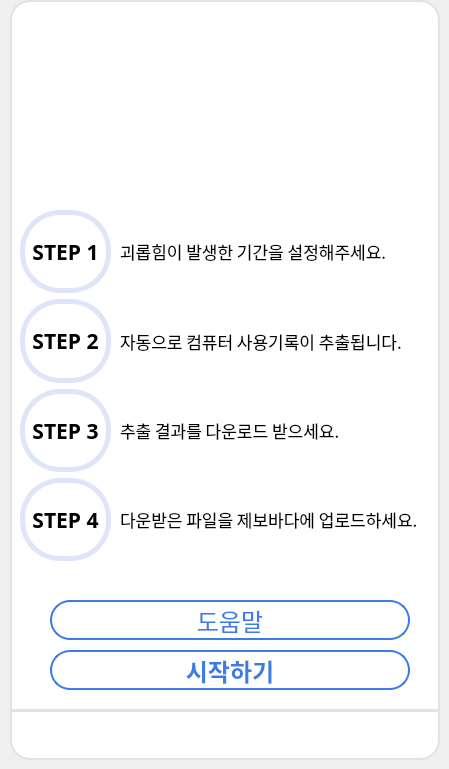
    <widget class="QWidget" name="page">
     <widget class="QLabel" name="label">
      <property name="geometry">
       <rect>
        <x>10</x>
        <y>0</y>
        <width>430</width>
        <height>711</height>
       </rect>
      </property>
      <property name="styleSheet">
       <string notr="true">background-color: rgb(255, 255, 255);
border-top-left-radius: 20px;
border-top-right-radius: 20px;
border: 2px solid #E2E2E2;</string>
      </property>
      <property name="text">
       <string/>
      </property>
     </widget>
     <widget class="QLabel" name="label_2">
      <property name="geometry">
       <rect>
        <x>10</x>
        <y>710</y>
        <width>430</width>
        <height>50</height>
       </rect>
      </property>
      <property name="styleSheet">
       <string notr="true">background-color: white;
border-bottom-left-radius: 20px;
border-bottom-right-radius: 20px;
border: 2px solid #E2E2E2;</string>
      </property>
      <property name="text">
       <string/>
      </property>
     </widget>
     <widget class="QWidget" name="horizontalLayoutWidget_2">
      <property name="geometry">
       <rect>
        <x>340</x>
        <y>20</y>
        <width>86</width>
        <height>31</height>
       </rect>
      </property>
      <layout class="QHBoxLayout" name="horizontalLayout_2">
       <item>
        <widget class="QPushButton" name="minBtn_main">
         <property name="cursor">
          <cursorShape>ArrowCursor</cursorShape>
         </property>
         <property name="styleSheet">
          <string notr="true">QPushButton
{
	background-color: rgb(255,255,255);
	border-radius: 8px;
}
QPushButton::hover
{
	background-color: #D3D3D3;
	border-radius: 8px;
}</string>
         </property>
         <property name="text">
          <string/>
         </property>
         <property name="icon">
          <iconset>
           <normaloff>icons/minimize.png</normaloff>icons/minimize.png</iconset>
         </property>
        </widget>
       </item>
       <item>
        <widget class="QPushButton" name="maxBtn_main">
         <property name="styleSheet">
          <string notr="true">QPushButton
{
	background-color: rgb(255,255,255);
	border-radius: 8px;
}
QPushButton::hover
{
	background-color: #D3D3D3;
	border-radius: 8px;
}</string>
         </property>
         <property name="text">
          <string/>
         </property>
         <property name="icon">
          <iconset>
           <normaloff>icons/maximize.jpg</normaloff>icons/maximize.jpg</iconset>
         </property>
        </widget>
       </item>
       <item>
        <widget class="QPushButton" name="exitBtn_main">
         <property name="cursor">
          <cursorShape>ArrowCursor</cursorShape>
         </property>
         <property name="styleSheet">
          <string notr="true">QPushButton
{
	background-color: rgb(255,255,255);
	border-radius: 8px;
}
QPushButton::hover
{
	background-color: #D3D3D3;
	border-radius: 8px;
}</string>
         </property>
         <property name="text">
          <string/>
         </property>
         <property name="icon">
          <iconset>
           <normaloff>icons/close.png</normaloff>icons/close.png</iconset>
         </property>
        </widget>
       </item>
      </layout>
     </widget>
     <widget class="QWidget" name="verticalLayoutWidget">
      <property name="geometry">
       <rect>
        <x>20</x>
        <y>210</y>
        <width>91</width>
        <height>351</height>
       </rect>
      </property>
      <layout class="QVBoxLayout" name="verticalLayout_3">
       <item>
        <widget class="QLabel" name="label_step1">
         <property name="font">
          <font>
           <family>나눔스퀘어 Bold</family>
           <pointsize>16</pointsize>
           <weight>75</weight>
           <bold>true</bold>
          </font>
         </property>
         <property name="styleSheet">
          <string notr="true">border-radius: 40;
border: 5px solid #DEE5F8;</string>
         </property>
         <property name="text">
          <string>STEP 1</string>
         </property>
         <property name="alignment">
          <set>Qt::AlignCenter</set>
         </property>
        </widget>
       </item>
       <item>
        <widget class="QLabel" name="label_45">
         <property name="font">
          <font>
           <family>나눔스퀘어 Bold</family>
           <pointsize>16</pointsize>
           <weight>75</weight>
           <bold>true</bold>
          </font>
         </property>
         <property name="styleSheet">
          <string notr="true">border-radius: 40;
border: 5px solid #DEE5F8;</string>
         </property>
         <property name="text">
          <string>STEP 2</string>
         </property>
         <property name="alignment">
          <set>Qt::AlignCenter</set>
         </property>
        </widget>
       </item>
       <item>
        <widget class="QLabel" name="label_46">
         <property name="font">
          <font>
           <family>나눔스퀘어 Bold</family>
           <pointsize>16</pointsize>
           <weight>75</weight>
           <bold>true</bold>
          </font>
         </property>
         <property name="styleSheet">
          <string notr="true">border-radius: 40;
border: 5px solid #DEE5F8;</string>
         </property>
         <property name="text">
          <string>STEP 3</string>
         </property>
         <property name="alignment">
          <set>Qt::AlignCenter</set>
         </property>
        </widget>
       </item>
       <item>
        <widget class="QLabel" name="label_47">
         <property name="font">
          <font>
           <family>나눔스퀘어 Bold</family>
           <pointsize>16</pointsize>
           <weight>75</weight>
           <bold>true</bold>
          </font>
         </property>
         <property name="styleSheet">
          <string notr="true">border-radius: 40;
border: 5px solid #DEE5F8;</string>
         </property>
         <property name="text">
          <string>STEP 4</string>
         </property>
         <property name="alignment">
          <set>Qt::AlignCenter</set>
         </property>
        </widget>
       </item>
      </layout>
     </widget>
     <widget class="QWidget" name="verticalLayoutWidget_3">
      <property name="geometry">
       <rect>
        <x>120</x>
        <y>210</y>
        <width>301</width>
        <height>351</height>
       </rect>
      </property>
      <layout class="QVBoxLayout" name="verticalLayout_4">
       <item>
        <widget class="QLabel" name="label_11">
         <property name="font">
          <font>
           <family>나눔스퀘어</family>
           <pointsize>13</pointsize>
           <weight>50</weight>
           <bold>false</bold>
          </font>
         </property>
         <property name="text">
          <string>괴롭힘이 발생한 기간을 설정해주세요.</string>
         </property>
        </widget>
       </item>
       <item>
        <widget class="QLabel" name="label_10">
         <property name="font">
          <font>
           <family>나눔스퀘어</family>
           <pointsize>13</pointsize>
           <weight>50</weight>
           <bold>false</bold>
          </font>
         </property>
         <property name="text">
          <string>자동으로 컴퓨터 사용기록이 추출됩니다.</string>
         </property>
        </widget>
       </item>
       <item>
        <widget class="QLabel" name="label_12">
         <property name="font">
          <font>
           <family>나눔스퀘어</family>
           <pointsize>13</pointsize>
           <weight>50</weight>
           <bold>false</bold>
          </font>
         </property>
         <property name="text">
          <string>추출 결과를 다운로드 받으세요.</string>
         </property>
        </widget>
       </item>
       <item>
        <widget class="QLabel" name="label_13">
         <property name="font">
          <font>
           <family>나눔스퀘어</family>
           <pointsize>13</pointsize>
           <weight>50</weight>
           <bold>false</bold>
          </font>
         </property>
         <property name="text">
          <string>다운받은 파일을 제보바다에 업로드하세요.</string>
         </property>
        </widget>
       </item>
      </layout>
     </widget>
     <widget class="QPushButton" name="nextBtn_main">
      <property name="geometry">
       <rect>
        <x>50</x>
        <y>650</y>
        <width>360</width>
        <height>40</height>
       </rect>
      </property>
      <property name="font">
       <font>
        <family>나눔스퀘어 Bold</family>
        <pointsize>18</pointsize>
        <weight>75</weight>
        <bold>true</bold>
       </font>
      </property>
      <property name="cursor">
       <cursorShape>PointingHandCursor</cursorShape>
      </property>
      <property name="styleSheet">
       <string notr="true">QPushButton
{
	color: #3D7BE6;
	background-color: white;
	border: 2px solid #3D7BE6;
	border-radius: 20px;
}
QPushButton::hover
{
	color: white;
	background-color: #3D7BE6;
	border-radius: 20px;
}
QPushButton::pressed
{
	color: white;
	background-color: rgb(58, 134, 255);
	border-radius: 20px;
}</string>
      </property>
      <property name="text">
       <string>시작하기</string>
      </property>
     </widget>
     <widget class="QWidget" name="horizontalLayoutWidget">
      <property name="geometry">
       <rect>
        <x>14</x>
        <y>713</y>
        <width>421</width>
        <height>41</height>
       </rect>
      </property>
      <layout class="QHBoxLayout" name="horizontalLayout">
       <item>
        <widget class="QPushButton" name="homeBtn_main">
         <property name="cursor">
          <cursorShape>ArrowCursor</cursorShape>
         </property>
         <property name="styleSheet">
          <string notr="true">QPushButton
{
	background-color: rgb(255,255,255);
	border-radius: 8px;
}
QPushButton::hover
{
	background-color: #D3D3D3;
	border-radius: 8px;
}</string>
         </property>
         <property name="text">
          <string/>
         </property>
         <property name="icon">
          <iconset>
           <normaloff>icons/home.png</normaloff>icons/home.png</iconset>
         </property>
         <property name="iconSize">
          <size>
           <width>30</width>
           <height>30</height>
          </size>
         </property>
        </widget>
       </item>
       <item>
        <widget class="QPushButton" name="temp1Btn_main">
         <property name="cursor">
          <cursorShape>ArrowCursor</cursorShape>
         </property>
         <property name="styleSheet">
          <string notr="true">QPushButton
{
	background-color: rgb(255,255,255);
	border-radius: 8px;
}
QPushButton::hover
{
	background-color: #D3D3D3;
	border-radius: 8px;
}</string>
         </property>
         <property name="text">
          <string/>
         </property>
         <property name="icon">
          <iconset>
           <normaloff>icons/menu.png</normaloff>icons/menu.png</iconset>
         </property>
         <property name="iconSize">
          <size>
           <width>30</width>
           <height>30</height>
          </size>
         </property>
        </widget>
       </item>
       <item>
        <widget class="QPushButton" name="downMenuBtn_main">
         <property name="cursor">
          <cursorShape>ArrowCursor</cursorShape>
         </property>
         <property name="styleSheet">
          <string notr="true">QPushButton
{
	background-color: rgb(255,255,255);
	border-radius: 8px;
}
QPushButton::hover
{
	background-color: #D3D3D3;
	border-radius: 8px;
}</string>
         </property>
         <property name="text">
          <string/>
         </property>
         <property name="icon">
          <iconset>
           <normaloff>icons/download.png</normaloff>icons/download.png</iconset>
         </property>
         <property name="iconSize">
          <size>
           <width>30</width>
           <height>30</height>
          </size>
         </property>
        </widget>
       </item>
       <item>
        <widget class="QPushButton" name="internetBtn_main">
         <property name="cursor">
          <cursorShape>ArrowCursor</cursorShape>
         </property>
         <property name="styleSheet">
          <string notr="true">QPushButton
{
	background-color: rgb(255,255,255);
	border-radius: 8px;
}
QPushButton::hover
{
	background-color: #D3D3D3;
	border-radius: 8px;
}</string>
         </property>
         <property name="text">
          <string/>
         </property>
         <property name="icon">
          <iconset>
           <normaloff>icons/internet.png</normaloff>icons/internet.png</iconset>
         </property>
         <property name="iconSize">
          <size>
           <width>30</width>
           <height>30</height>
          </size>
         </property>
        </widget>
       </item>
      </layout>
     </widget>
     <widget class="QLabel" name="logo_main">
      <property name="geometry">
       <rect>
        <x>50</x>
        <y>70</y>
        <width>341</width>
        <height>151</height>
       </rect>
      </property>
      <property name="text">
       <string/>
      </property>
      <property name="pixmap">
       <pixmap>icons/JB_Logo.png</pixmap>
      </property>
      <property name="scaledContents">
       <bool>true</bool>
      </property>
     </widget>
     <widget class="QPushButton" name="firstBtn_end_2">
      <property name="geometry">
       <rect>
        <x>50</x>
        <y>600</y>
        <width>360</width>
        <height>40</height>
       </rect>
      </property>
      <property name="font">
       <font>
        <family>나눔스퀘어 Bold</family>
        <pointsize>18</pointsize>
       </font>
      </property>
      <property name="cursor">
       <cursorShape>PointingHandCursor</cursorShape>
      </property>
      <property name="styleSheet">
       <string notr="true">QPushButton
{
	color: #3D7BE6;
	background-color: white;
	border: 2px solid #3D7BE6;
	border-radius: 20px;
}
QPushButton::hover
{
	color: white;
	background-color: #3D7BE6;
	border-radius: 20px;
}
QPushButton::pressed
{
	color: white;
	background-color: rgb(58, 134, 255);
	border-radius: 20px;
}</string>
      </property>
      <property name="text">
       <string>도움말</string>
      </property>
     </widget>
    </widget>
